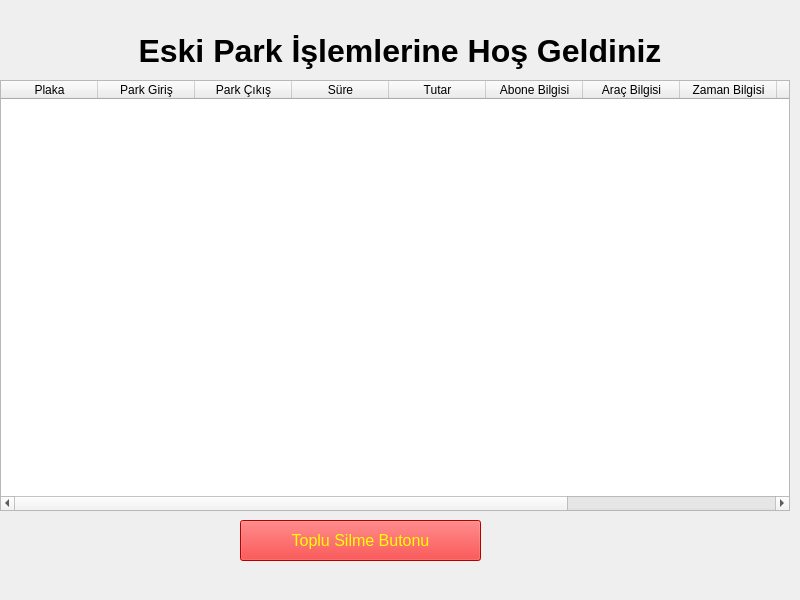
<?xml version="1.0" encoding="UTF-8"?>
<ui version="4.0">
 <class>Form</class>
 <widget class="QWidget" name="Form">
  <property name="geometry">
   <rect>
    <x>0</x>
    <y>0</y>
    <width>800</width>
    <height>600</height>
   </rect>
  </property>
  <property name="windowTitle">
   <string>Eski Park Güncelleme ve Silme Ekranı</string>
  </property>
  <widget class="QLabel" name="label">
   <property name="geometry">
    <rect>
     <x>30</x>
     <y>20</y>
     <width>740</width>
     <height>61</height>
    </rect>
   </property>
   <property name="font">
    <font>
     <pointsize>24</pointsize>
     <weight>75</weight>
     <bold>true</bold>
    </font>
   </property>
   <property name="text">
    <string>Eski Park İşlemlerine Hoş Geldiniz</string>
   </property>
   <property name="alignment">
    <set>Qt::AlignCenter</set>
   </property>
  </widget>
  <widget class="QTableWidget" name="tableWidget">
   <property name="geometry">
    <rect>
     <x>0</x>
     <y>80</y>
     <width>790</width>
     <height>431</height>
    </rect>
   </property>
   <property name="maximumSize">
    <size>
     <width>790</width>
     <height>431</height>
    </size>
   </property>
   <attribute name="horizontalHeaderCascadingSectionResizes">
    <bool>false</bool>
   </attribute>
   <attribute name="horizontalHeaderDefaultSectionSize">
    <number>97</number>
   </attribute>
   <attribute name="horizontalHeaderStretchLastSection">
    <bool>false</bool>
   </attribute>
   <column>
    <property name="text">
     <string>Plaka</string>
    </property>
   </column>
   <column>
    <property name="text">
     <string>Park Giriş</string>
    </property>
   </column>
   <column>
    <property name="text">
     <string>Park Çıkış</string>
    </property>
   </column>
   <column>
    <property name="text">
     <string>Süre</string>
    </property>
   </column>
   <column>
    <property name="text">
     <string>Tutar</string>
    </property>
   </column>
   <column>
    <property name="text">
     <string>Abone Bilgisi</string>
    </property>
   </column>
   <column>
    <property name="text">
     <string>Araç Bilgisi</string>
    </property>
   </column>
   <column>
    <property name="text">
     <string>Zaman Bilgisi</string>
    </property>
   </column>
   <column>
    <property name="text">
     <string>Park Durumu</string>
    </property>
   </column>
   <column>
    <property name="text">
     <string>Güncelle</string>
    </property>
   </column>
   <column>
    <property name="text">
     <string>Sil</string>
    </property>
   </column>
  </widget>
  <widget class="QPushButton" name="toplu_sil_btn">
   <property name="geometry">
    <rect>
     <x>240</x>
     <y>520</y>
     <width>241</width>
     <height>41</height>
    </rect>
   </property>
   <property name="font">
    <font>
     <pointsize>12</pointsize>
    </font>
   </property>
   <property name="styleSheet">
    <string notr="true">background-color: rgb(255, 0, 0);
color: rgb(255, 255, 0);</string>
   </property>
   <property name="text">
    <string>Toplu Silme Butonu</string>
   </property>
  </widget>
 </widget>
 <resources/>
 <connections/>
</ui>
